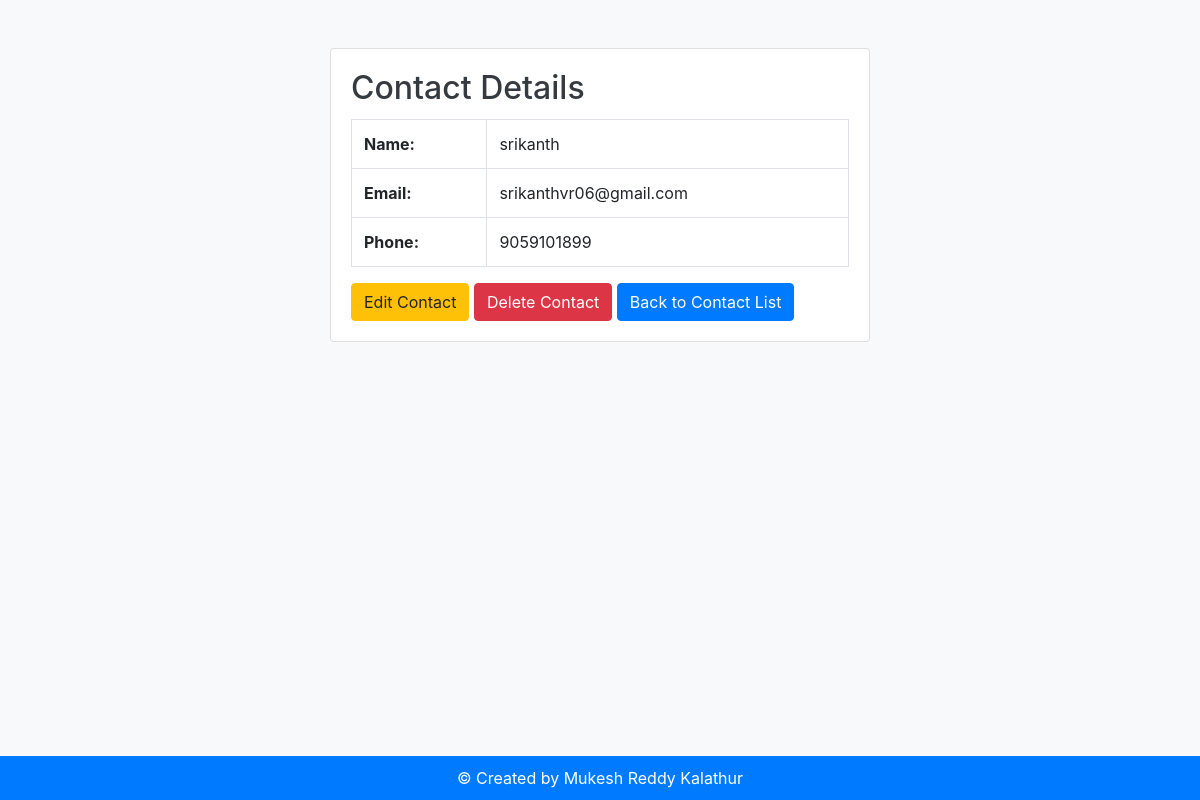
Screenshot of /phone_book/3/ with the database file from the repository.
### Phone_Book/models.py (models this page shows, shortened)
class Contact(models.Model):
    name = models.CharField(max_length=50)
    email = models.EmailField()
    phone = models.CharField(max_length=10)
    created_time = models.DateTimeField(default=timezone.now)

### Phone_Book/views.py (the view)
# urls.py: path('<int:contact_id>/', detail_contact, name='detail_contact'),
def detail_contact(request, contact_id):
    contact = get_object_or_404(Contact, pk=contact_id)
    return render(request, 'Phone_Book/detail_contact.html', {'contact': contact})

### Phone_Book/templates/Phone_Book/detail_contact.html
{% extends 'Phone_Book/base.html' %}
{% block content %}
    <div class="row justify-content-center">
        <div class="col-md-6">
            <div class="card mt-5">
                <div class="card-body">
                    <h2 class="card-title">Contact Details</h2>
                    <table class="table table-bordered">
                        <tbody>
                            <tr>
                                <th>Name:</th>
                                <td>{{ contact.name }}</td>
                            </tr>
                            <tr>
                                <th>Email:</th>
                                <td>{{ contact.email }}</td>
                            </tr>
                            <tr>
                                <th>Phone:</th>
                                <td>{{ contact.phone }}</td>
                            </tr>
                        </tbody>
                    </table>
                    <a href="{% url 'Phone_Book:edit_contact' contact.id %}" class="btn btn-warning">Edit Contact</a>
                    <a href="{% url 'Phone_Book:delete_contact' contact.id %}" class="btn btn-danger">Delete Contact</a>
                    <a href="{% url 'Phone_Book:list_contact' %}" class="btn btn-primary">Back to Contact List</a>
                </div>
            </div>
        </div>
    </div>
{% endblock %}

### Phone_Book/templates/Phone_Book/base.html (style rules this page uses)
body { background-color: #f8f9fa; color: #343a40; }

### rows the page displays
Contact: name "srikanth", email "srikanthvr06@gmail.com", phone "9059101899"
